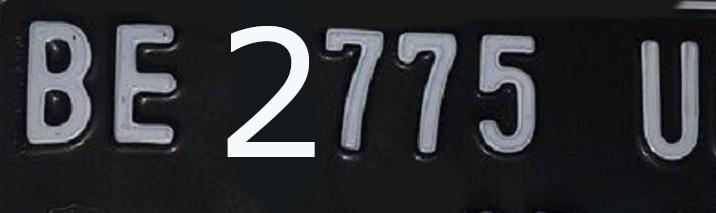
#> input picture week08-uts/data/img1.jpg, 716 x 213 px; its folder holds only this picture in this run
$ jupyter execute --allow-errors UTS_Clustering_Image_Segmentation_Soal.ipynb   (shell and % lines are left out)
#> lines starting #> are read from the running program, lines starting #| are printed output that depends on the picture; after the words box and inside, x2 and y2 are one past the last pixel; in counts of white or black regions, pixels touching at a corner belong together; long printed decimals are rounded
# Segmentasi Gambar dengan Clustering

Segmentasi merupakan salah satu cara untuk membedakan antara objek satu dengan objek lainnya dalam suatu citra. Cara ini dapat dilakukan dengan mengelompokkan nilai pixel citra berdasarkan kedekatan warnanya.

Pada UTS kali ini, Anda diminta untuk melakukan segmentasi citra plat nomor kendaraan di Indonesia. Fungsi segmentasi dalam kasus ini adalah mempermudah pembacaan plat nomor kendaraan sebelum proses selanjutnya, seperti pembacaan karakter pada plat nomor.

# Ketentuan UTS

Berdasarkan pemaparan kasus, Anda diminta untuk,

1. Pilih 5 citra plat nomor untuk setiap anggota kelompok dari dataset yang telah disediakan. [DOWNLOAD](https://storage.googleapis.com/kuliah_mah/dummy.zip)
2. Lakukan segmentasi pada citra plat nomor untuk memperjelas karakter pada plat nomor.
3. Anda dapat menggunakan algortima K-Means seperti yang telah dijelaskan pada praktikum sebelumnya atau menggunakan algoritma klasterisasi yang lain.
4. Anda diperkenankan untuk melakukan pra pengolahan data (preprocessing) pada citra seperti,
    - Merubah color space
    - Reduksi dimensi
    - dsb
5. Tampilkan perbandingan citra antara sebelum dan sesudah di segmentasi

**Open Challange** (Opsional)
 - Bagaimana cara melakukan evaluasi pada hasil segementasi?
 - Terapkan pada kasus ini!

**Catatan:**
1. Proses loading citra dicontohkan dengan menggunakan library openCV
2. Secara default, openCV akan memuat citra dalam format BGR

# Kode Bantuan

[cell 1]
import numpy as np
import cv2
import matplotlib.pyplot as plt
import glob
# import imutils
# from google.colab.patches import cv2_imshow # path cv2.imshow di google colab

[cell 2]
def showImage(img):
    plt.imshow(cv2.cvtColor(img, cv2.COLOR_BGR2RGB))
    plt.show()

[cell 3]
# Load Gambar
plates=[]
for img in glob.glob("data/*.jpg"):
    n = cv2.imread(img)
#> n is the input picture: shape (213, 716, 3); mean B, G, R 51.9, 48.6, 46.8
    plates.append(n)

## Membuat ground label dan images

[cell 4]
# create black image with text like indonesian plate
def create_plate_image(shape=(200,700),text=''):
    img = np.zeros((shape), np.uint8)
    font = cv2.FONT_HERSHEY_DUPLEX
    font_scale = 4
    font_thickness = 4
    text_color = (255, 255, 255)

    text_size, _ = cv2.getTextSize(text, font, font_scale, font_thickness)
    text_x = (shape[1] - text_size[0]) // 2
    text_y = (shape[0] + text_size[1]) // 2

    cv2.putText(img, text, (text_x, text_y), font, font_scale, text_color, font_thickness)
    return img

[cell 5]
ground_labels = ["BE 2775 U","BE 7775 U","BE 9775 U","BG 1980 A","BM 3095 V"]
ground_images = []
for i,img in enumerate(ground_labels):
    ground = create_plate_image(text=ground_labels[i])
    ground_images.append(ground)
    showImage(ground)
#> this loop made 5 passes
#> pass 1, in showImage, `plt.show()`:
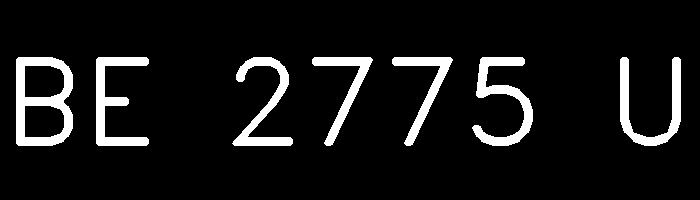
#> shown: shape (200, 700, 3); 8.7% white; 7 white regions, largest, box (x1, y1, x2, y2) and area: (16, 57, 73, 146) 2470, (472, 57, 533, 146) 1872, (96, 57, 149, 146) 1785
#> pass 2, in showImage (call 2), `plt.show()`:
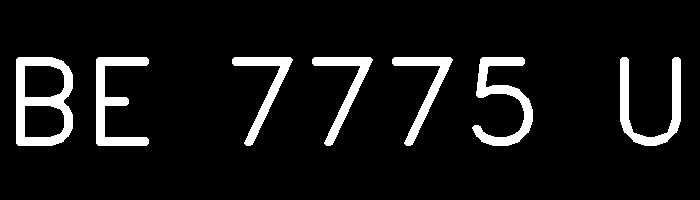
#> shown: shape (200, 700, 3); 8.4% white; 7 white regions, largest, box (x1, y1, x2, y2) and area: (16, 57, 73, 146) 2470, (472, 57, 533, 146) 1872, (96, 57, 149, 146) 1785

## Preprocessing

[cell 6]
from skimage import transform
#resize
def transforming(image,shape):
  result = transform.resize(image,shape)
  return (result*255).astype(np.uint8)
# grayscale
def grayscaling(image):
    return cv2.cvtColor(image, cv2.COLOR_BGR2GRAY)

# noise removal
def remove_noise(image,ksize=5):
    return cv2.medianBlur(image,ksize)

#thresholding
def thresholding(image):
    return cv2.threshold(image, 0, 255, cv2.THRESH_BINARY + cv2.THRESH_OTSU)[1]

#dilation
def dilate(image,ksize=5,iterations=1):
    kernel = np.ones((ksize,ksize),np.uint8)
    return cv2.dilate(image, kernel, iterations = iterations)

#erosion
def erode(image,ksize=5,iterations=1):
    kernel = np.ones((ksize,ksize),np.uint8)
    return cv2.erode(image, kernel, iterations  = iterations)

#opening - erosion followed by dilation
def opening(image,ksize=5):
    kernel = np.ones((ksize,ksize),np.uint8)
    return cv2.morphologyEx(image, cv2.MORPH_OPEN, kernel)

#canny edge detection
def cannying(image):
    return cv2.Canny(img, 100, 200)

#skew correction
def deskew(image, angle):
    (h, w) = image.shape[:2]
    center = (w // 2, h // 2)
    M = cv2.getRotationMatrix2D(center, angle, 1.0)
    rotated = cv2.warpAffine(image, M, (w, h), flags=cv2.INTER_CUBIC, borderMode=cv2.BORDER_REPLICATE)
    return rotated

[cell 7]
# plot pixels in 3d with scatter plot

from sklearn.cluster import MiniBatchKMeans
def segment_image(image):
    # to 2 color
    kmeans = MiniBatchKMeans(2,n_init=10)
    kmeans.fit(image)
    segmented = kmeans.cluster_centers_[kmeans.predict(image)]
    return segmented

[cell 8]
results = []

skew_angles = [1,1,1,-1,-2]
for i,img in enumerate(plates):
  #preprocessing
  resized = transforming(img,ground_images[i].shape)
  gray = grayscaling(resized)
  blur = remove_noise(gray)
  opened = opening(blur)
  eroded = erode(opened,4,2)
  # dilated= dilate(opened,4,3)
  thresh = thresholding(eroded)
  # cannyed = canny(eroded)
  deskewed = deskew(thresh,skew_angles[i])

  #segmentation
  pixels =  deskewed/255
  segmented = segment_image(pixels.reshape((-1,1)))
  segmented = (segmented.reshape(deskewed.shape)*255).astype(np.uint8)
  results.append(segmented)
  print(f"Plate {i+1}")
  showImage(segmented)
  showImage(ground_images[i])
#> this loop made 1 pass
#> (h in deskew, w in deskew, center in deskew, M in deskew) on pass 1: (200, 700, (350, 100), [[1, 0.0175, -1.69], [-0.0175, 1, 6.12]])
#| Plate 1
#> pass 1, `blur = remove_noise(gray)`:
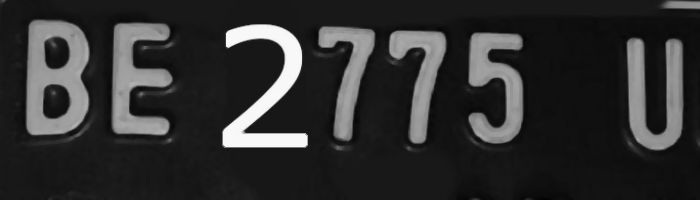
#> blur: shape (200, 700); min 2, max 249, mean 47.8
#> pass 1, in showImage (call 6), `plt.show()`:
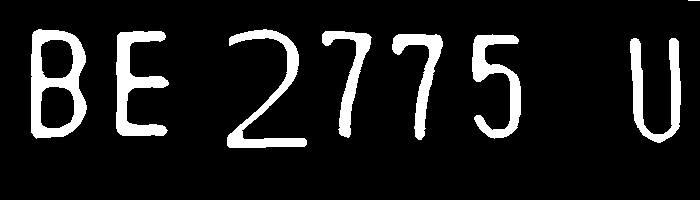
#> shown: shape (200, 700, 3); values 0 (black) and 249 (white), 10.7% white; 8 white regions (1 under 20 px), largest, box (x1, y1, x2, y2) and area: (31, 29, 87, 139) 3055, (116, 31, 169, 136) 2497, (227, 29, 307, 148) 2241
#> after the loop:
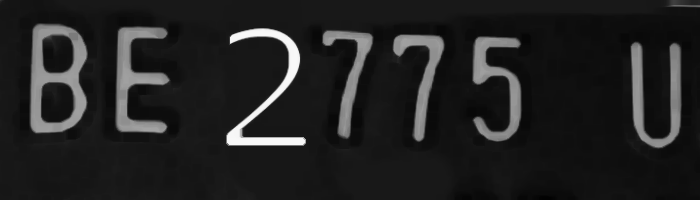
#> eroded: shape (200, 700); min 2, max 248, mean 34.1
#> after the loop:
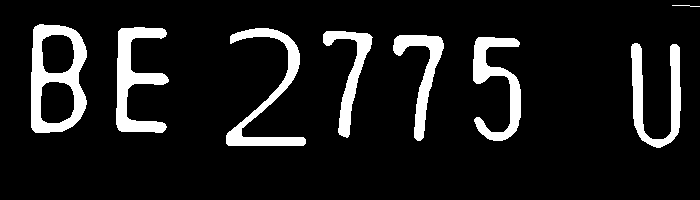
#> thresh: shape (200, 700); 10.7% white; 8 white regions, largest, box (x1, y1, x2, y2) and area: (31, 24, 87, 133) 3053, (116, 27, 169, 133) 2487, (226, 28, 306, 146) 2236
#> after the loop, results = 1 item

## Evaluasi segmentasi gambar dengan gambar ground

[cell 9]
#find contours
def find_contours(image):
    contours, hierarchy = cv2.findContours(image, cv2.RETR_EXTERNAL, cv2.CHAIN_APPROX_NONE)
    # cnt = contours[0]
    # x,y,w,h = cv2.boundingRect(cnt)
    return contours

def crop_words(image, contours):
        counter = 0
        words = []
        for i in contours:
            x, y, w, h = cv2.boundingRect(i)
            cropped = img[y:y + h, x:x + w]
            width, height = cropped.shape[:2]

            if width * height > 200:
                words.append(cropped)
            counter = counter + 1

        return reversed(words)

def draw_rect(image,contours):
    for i in contours:
        x, y, w, h = cv2.boundingRect(i)
        if (h*w) < 25:
            return
        cv2.rectangle(image, (x, y), (x + w, y + h), (255, 255, 255), 1)
    # showImage(image)
    return image

[cell 10]
for i,result in enumerate(results):
  contours = find_contours(result)
  cropped_words = crop_words(result,contours)
  # for word in cropped_words:
  #   showImage(word)
  draw_rect(result,contours)
  # draw_rect(plates[i],contours)
  print(f"Plate {i+1} : {len(list(cropped_words))}")
  showImage(results[i])
#> this loop made 1 pass
#| Plate 1 : 7
#> pass 1, in showImage (call 8), `plt.show()`:
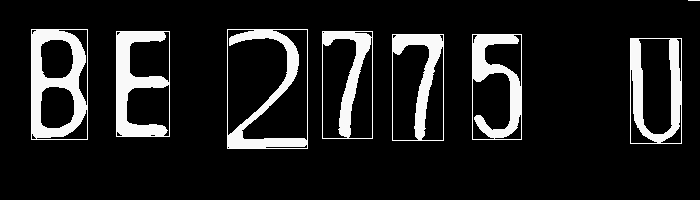
#> shown: shape (200, 700, 3); min 0, max 255, mean 30.5

[cell 11]
# pixel accuracy
def pixel_accuracy(pred,ground):
  correct_pixels = (pred == ground).sum()
  total_pixels = pred.size
  pixel_acc = correct_pixels / total_pixels
  return pixel_acc

# dice coefficient
def dice_coefficient(pred,ground):
  intersection = np.sum(pred & ground)
  total_pixels = np.sum(pred) + np.sum(ground)
  dice = 2 * intersection / total_pixels
  return dice

#jaccard index
def jaccard_index(pred,ground):
  intersection = np.sum(pred & ground)
  union = np.sum(pred | ground)
  jaccard = intersection / union
  return jaccard

[cell 12]
from sklearn.metrics import classification_report

for i,result in enumerate(results):
  print("\nPlate",i+1)
  print("Pixel Accuracy:",pixel_accuracy(result,ground_images[i]))
  print("Jaccard Index:",jaccard_index(result,ground_images[i]))
  print("Dice Coefficient:",dice_coefficient(result,ground_images[i]))
#> this loop made 1 pass
#> (correct_pixels in pixel_accuracy, pixel_acc in pixel_accuracy, union in jaccard_index, jaccard in jaccard_index, dice in dice_coefficient) on pass 1: (114661, 0.819, 6456402, 0.14, 0.245)
#| Plate 1
#| Pixel Accuracy: 0.819
#| Jaccard Index: 0.1396
#| Dice Coefficient: 0.2451

## Evaluasi segmentasi gambar dengan label ground

[cell 13]
import pytesseract
pytesseract.pytesseract.tesseract_cmd = r'C:\Users\USER\AppData\Local\Programs\Tesseract-OCR\tesseract.exe'
pytesseract.get_tesseract_version()
#> (this line was passed over: pytesseract is not available in this run)

$ run again, on week08-uts/data/img5.jpg
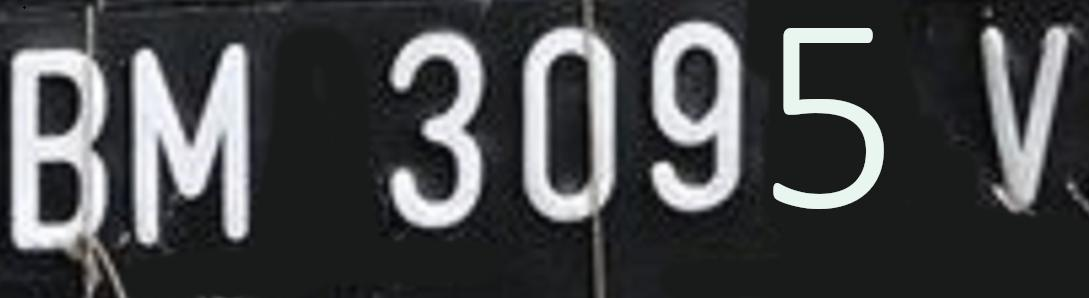
#> input picture week08-uts/data/img5.jpg, 1089 x 298 px
#> n is the input picture: shape (298, 1089, 3); mean B, G, R 74.2, 72.7, 71.2
#> the loop `for i,img in enumerate(plates):` made 1 pass
#> (h in deskew, w in deskew, center in deskew, M in deskew) on pass 1: (200, 700, (350, 100), [[1, 0.0175, -1.69], [-0.0175, 1, 6.12]])
#> (printed output is left out)
#> after the loop `for i,img in enumerate(plates):`:
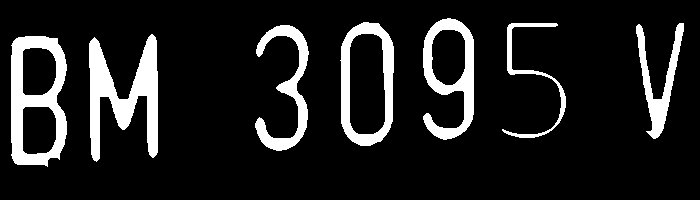
#> thresh: shape (200, 700); 12.7% white; 7 white regions, largest, box (x1, y1, x2, y2) and area: (89, 34, 158, 162) 4050, (11, 36, 67, 167) 3694, (423, 18, 474, 140) 2583
#> after the loop `for i,img in enumerate(plates):`: results = 1 item
#> the loop `for i,result in enumerate(results):` made 1 pass
#> (printed output is left out)
#> pass 1, in showImage (call 8), `plt.show()`:
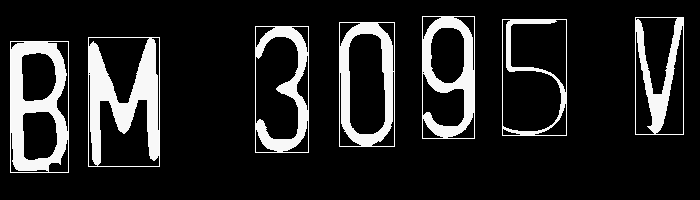
#> shown: shape (200, 700, 3); min 0, max 255, mean 35.8
#> the loop `for i,result in enumerate(results):` made 1 pass
#> (printed output is left out)

$ run again, on week08-uts/data/img4.jpg
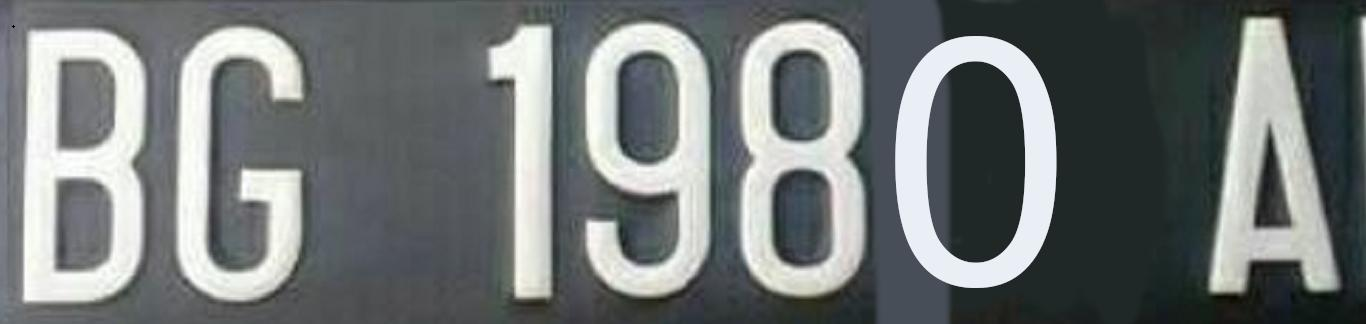
#> input picture week08-uts/data/img4.jpg, 1366 x 324 px
#> n is the input picture: shape (324, 1366, 3); mean B, G, R 117.8, 117.7, 112.8
#> the loop `for i,img in enumerate(plates):` made 1 pass
#> (h in deskew, w in deskew, center in deskew, M in deskew) on pass 1: (200, 700, (350, 100), [[1, 0.0175, -1.69], [-0.0175, 1, 6.12]])
#> (printed output is left out)
#> after the loop `for i,img in enumerate(plates):`:
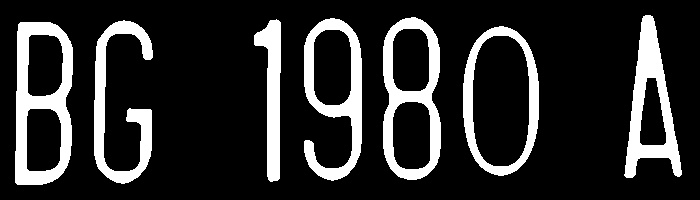
#> thresh: shape (200, 700); 17.4% white; 7 white regions, largest, box (x1, y1, x2, y2) and area: (15, 22, 73, 185) 4611, (383, 17, 441, 180) 3793, (624, 15, 682, 178) 3737
#> after the loop `for i,img in enumerate(plates):`: results = 1 item
#> the loop `for i,result in enumerate(results):` made 1 pass
#> (printed output is left out)
#> pass 1, in showImage (call 8), `plt.show()`:
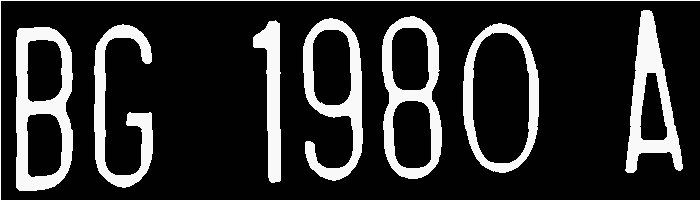
#> shown: shape (200, 700, 3); min 1, max 255, mean 46
#> the loop `for i,result in enumerate(results):` made 1 pass
#> (printed output is left out)
